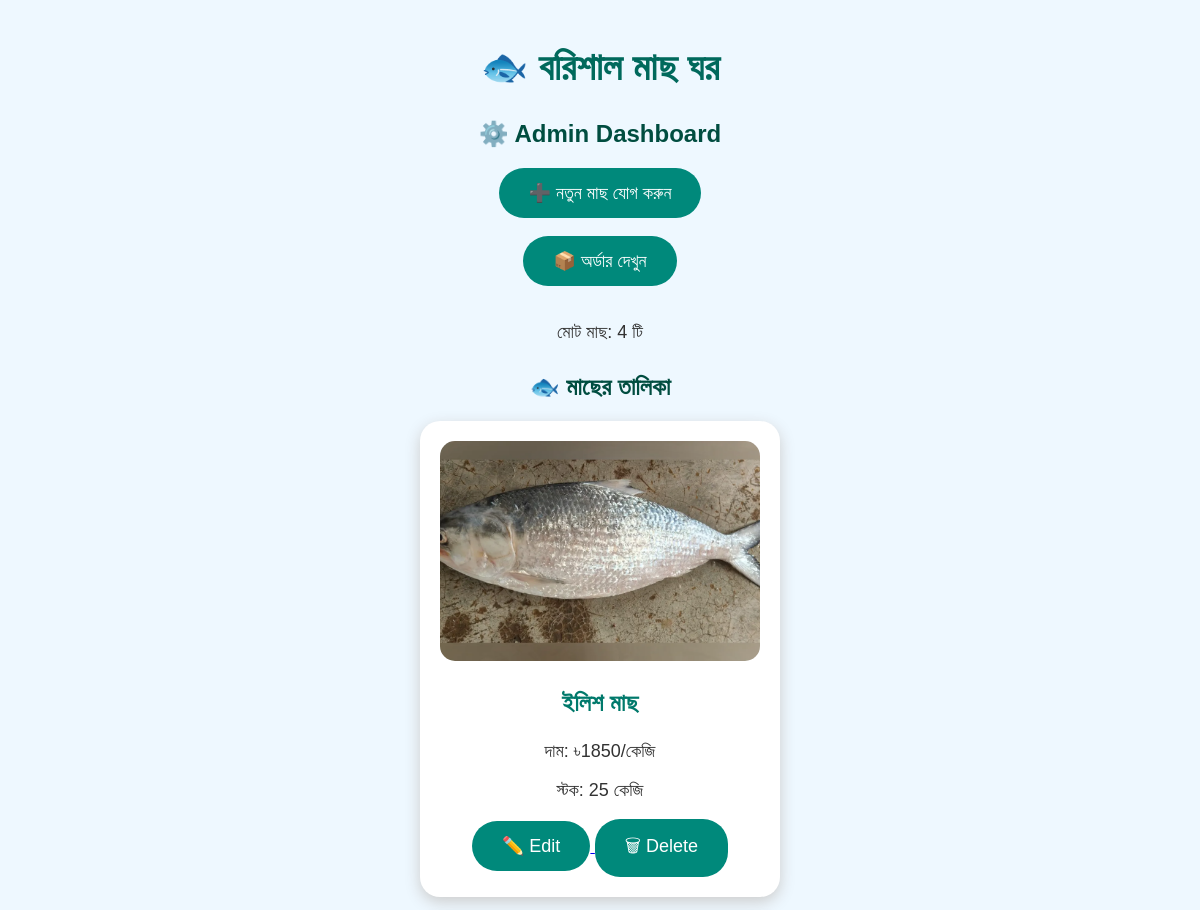
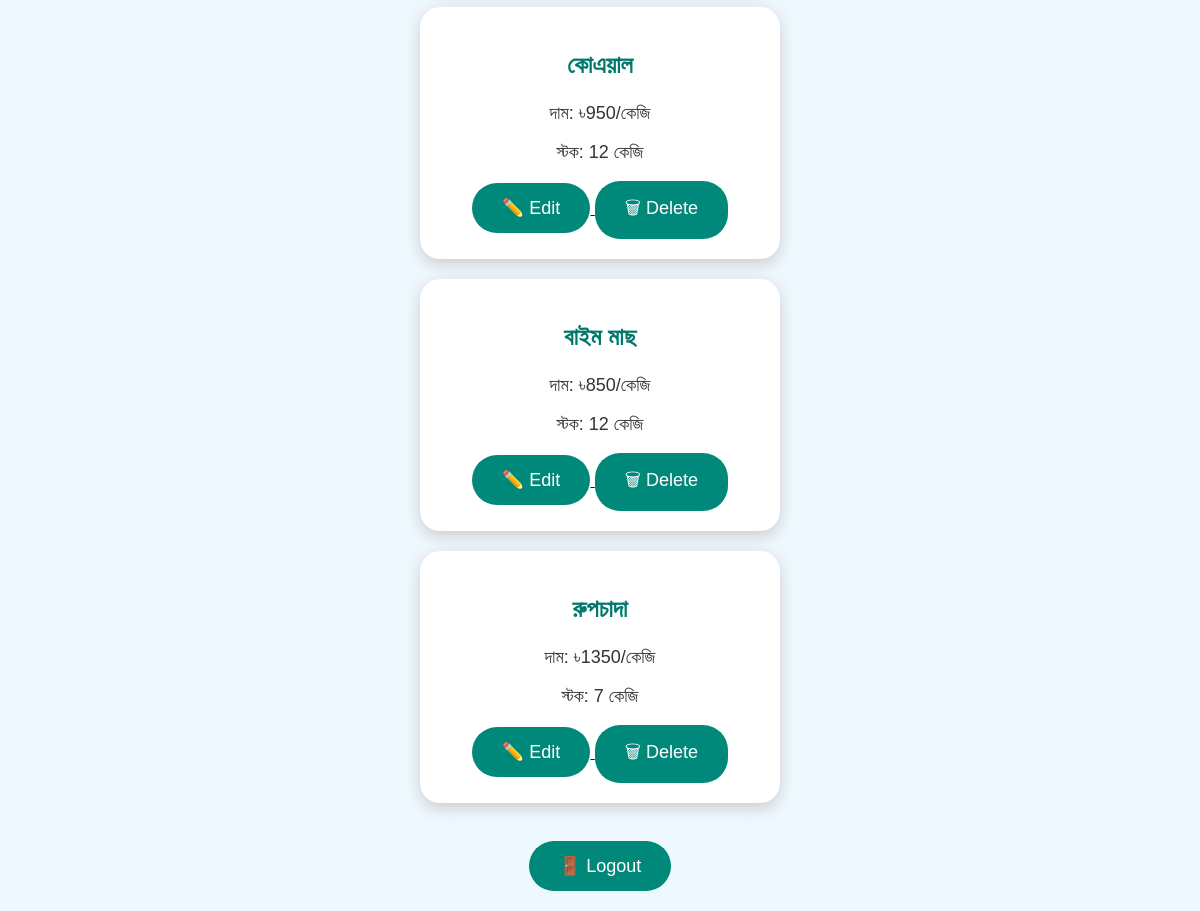
Screenshot of /dashboard (signed in) with the database file from the repository (2 pictures, top to bottom).
### app.py (models this page shows)
class Fish(db.Model):
    id = db.Column(db.Integer, primary_key=True)
    name = db.Column(db.String(100))
    price = db.Column(db.Integer)
    image = db.Column(db.String(100))
    stock = db.Column(db.Integer, default=0)

### app.py (the view)
@app.route("/dashboard")
def dashboard():
    if not session.get("admin"):
        return redirect("/admin")
    fishes = Fish.query.all()
    total_fish = len(fishes)
    return render_template(
        "admin/dashboard.html",
        fishes=fishes,
        total_fish=total_fish)

### templates/admin/dashboard.html (shortened to what this page needs)
<!DOCTYPE html>
<html lang="bn">
<head>
<link rel="stylesheet" href="{{ url_for('static', filename='style.css') }}">
</head>
<body>
<h1>🐟 বরিশাল মাছ ঘর</h1>
<h2>⚙️ Admin Dashboard</h2>
<a href="/add_fish">
    <button>
        ➕ নতুন মাছ যোগ করুন
    </button>
</a>
<br><br>
<a href="/orders">
    <button>
        📦 অর্ডার দেখুন
    </button>
</a>
<br><br>
<p>
মোট মাছ: {{ total_fish }} টি
</p>
<h2>🐟 মাছের তালিকা</h2>
{% for fish in fishes %}
<div class="fish-card">
{% if fish.image %}
<img src="{{ url_for('static', filename='images/' + fish.image) }}" width="200">
{% endif %}
<h3>
{{ fish.name }}
</h3>
<p>
দাম: ৳{{ fish.price }}/কেজি
</p>
<p>
স্টক: {{ fish.stock }} কেজি
</p>
<a href="/edit_fish/{{ fish.id }}">
    <button>
        ✏️ Edit
    </button>
</a>
<a href="/delete_fish/{{ fish.id }}">
    <button>
        🗑 Delete
    </button>
</a>
</div>
{% endfor %}
<br>
<a href="/logout">
    <button>
        🚪 Logout
    </button>
</a>
</body>
</html>

### static/style.css (style rules this page uses)
body { font-family: Arial, sans-serif; background: #eef8ff; text-align: center; margin: 0; padding: 20px; }
h1 { color: #00695c; font-size: 38px; margin-bottom: 10px; }
h2 { color: #004d40; margin-top: 30px; }
p { font-size: 18px; color: #333; }
.fish-card { background: white; width: 320px; margin: 20px auto; padding: 20px; border-radius: 20px; box-shadow: 0 5px 15px #ccc; transition: 0.3s; }
.fish-card img { width: 100%; height: 220px; object-fit: cover; border-radius: 15px; }
.fish-card h3 { color: #00796b; font-size: 24px; }
button { background: #00897b; color: white; border: none; padding: 14px 30px; border-radius: 25px; font-size: 18px; cursor: pointer; }

### rows the page displays
Fish: image (picture), name "ইলিশ মাছ", price "1850", stock "25"
Fish: name "কোএয়াল", price "950", stock "12"
Fish: name "বাইম মাছ", price "850", stock "12"
Fish: name "রুপচাদা", price "1350", stock "7"

### other values shown
{{ total_fish }} "4"
